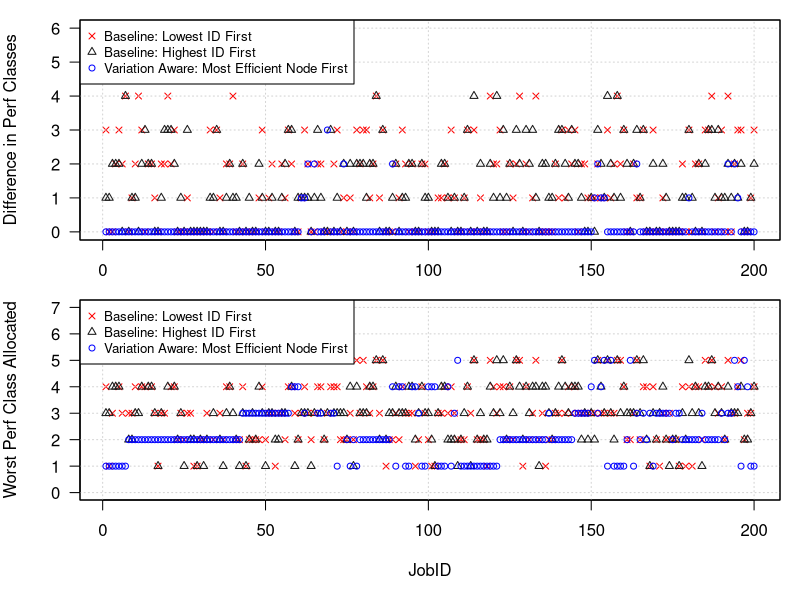
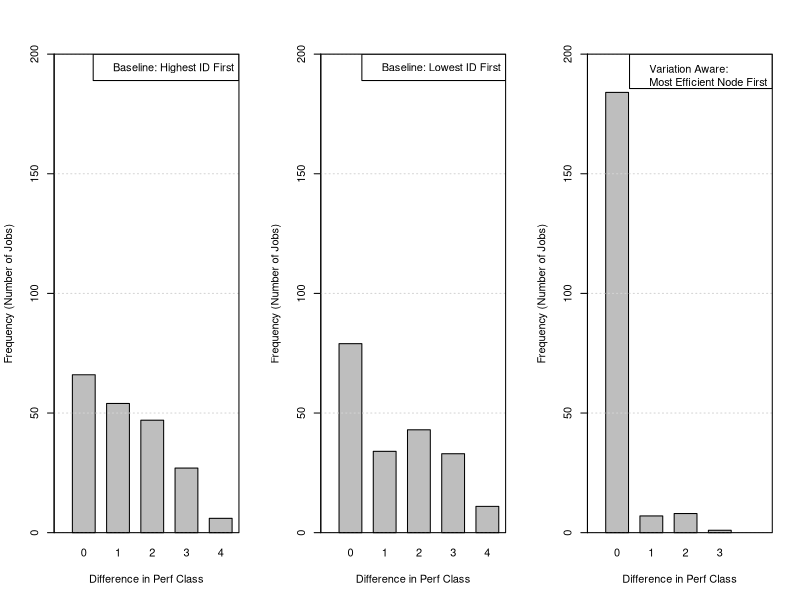
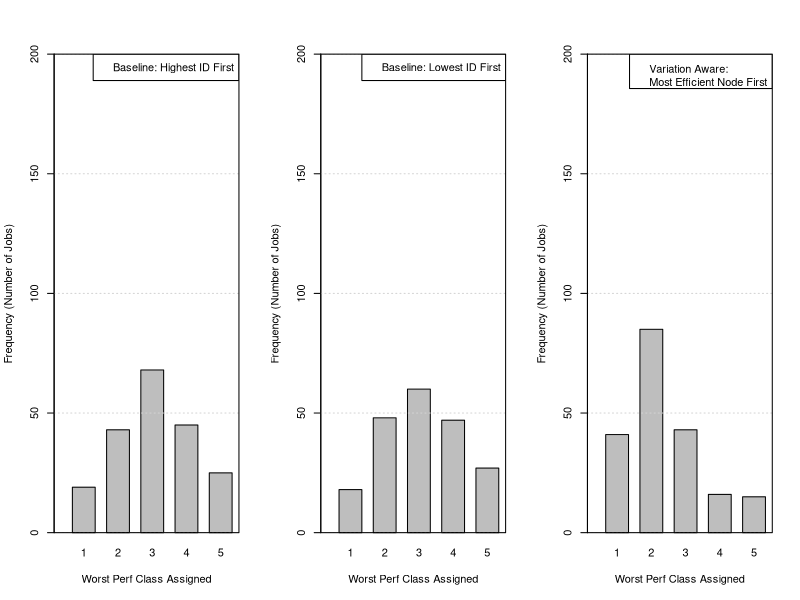

Source code (R) for these figures, in order:
bl<-read.table('baseline_low_fom.dat', header = TRUE)
bh<-read.table('baseline_high_fom.dat', header = TRUE)
v<-read.table('varaware_fom.dat', header = TRUE)

pdf ("fom_per_job.pdf", width=18, height=8)
par(mar = c(3,4,1,1), mfrow=c(2,1))

plot(bl$JobID, bl$Diff, xlab = "JobID", ylab = "Difference in Perf Classes", las = 1, pch = 4, col = 'red', cex = 0.8, ylim = c (0,6))
grid()
points(bh$JobID,bh$Diff, pch = 2, col = 'gray10', cex = 0.8)
points(v$JobID,v$Diff, pch = 1, col = 'blue', cex = 0.8)
legend("topleft", c("Baseline: Lowest ID First", "Baseline: Highest ID First", "Variation Aware: Most Efficient Node First"), pch = c(4, 2, 1), col = c('red', 'gray10', 'blue'), cex=0.8)
box()

par(mar = c(5,4,0,1))
plot(bl$JobID, bl$MaxPC, xlab = "JobID", ylab = "Worst Perf Class Allocated", las = 1, pch = 4, col = 'red', cex = 0.8, ylim = c (0,7))
grid()
points(bh$JobID,bh$MaxPC, pch = 2, col = 'gray10', cex = 0.8)
points(v$JobID,v$MaxPC, pch = 1, col = 'blue', cex = 0.8)
legend("topleft", c("Baseline: Lowest ID First", "Baseline: Highest ID First", "Variation Aware: Most Efficient Node First"), pch = c(4, 2, 1), col = c('red', 'gray10', 'blue'), cex=0.8)
box()
dev.off()

pdf('fom_hist.pdf', width=10, height=5)
par(mfrow=c(1,3))
barplot(table(bh$Diff), ylim=c(0,200), xlim=c(0,1.5), width = rep(0.2,5), space = rep (0.5,5), xlab="Difference in Perf Class", ylab = "Frequency (Number of Jobs)")
grid(NA,NULL)
legend('topright', "Baseline: Highest ID First")
box()


barplot(table(bl$Diff), ylim=c(0,200), xlim=c(0,1.5),width = rep(0.2,5), space = rep (0.5,5), xlab="Difference in Perf Class", ylab = "Frequency (Number of Jobs)")
grid(NA,NULL)
legend('topright', "Baseline: Lowest ID First")
box()

barplot(table(v$Diff), ylim=c(0,200), xlim=c(0,1.5),width = rep(0.2,4), space = rep (0.5,4), xlab="Difference in Perf Class", ylab = "Frequency (Number of Jobs)")
grid(NA,NULL)
legend('topright', "Variation Aware: \nMost Efficient Node First")
box()
dev.off()


pdf('fom_hist_worst_class.pdf', width=10, height=5)
par(mfrow=c(1,3))
barplot(table(bh$MaxPC), ylim=c(0,200), xlim=c(0,1.5), width = rep(0.2,5), space = rep (0.5,5), xlab="Worst Perf Class Assigned", ylab = "Frequency (Number of Jobs)")
grid(NA,NULL)
legend('topright', "Baseline: Highest ID First")
box()


barplot(table(bl$MaxPC), ylim=c(0,200), xlim=c(0,1.5),width = rep(0.2,5), space = rep (0.5,5), xlab="Worst Perf Class Assigned", ylab = "Frequency (Number of Jobs)")
grid(NA,NULL)
legend('topright', "Baseline: Lowest ID First")
box()

barplot(table(v$MaxPC), ylim=c(0,200), xlim=c(0,1.5),width = rep(0.2,5), space = rep (0.5,5), xlab="Worst Perf Class Assigned", ylab = "Frequency (Number of Jobs)")
grid(NA,NULL)
legend('topright', "Variation Aware: \nMost Efficient Node First")
box()
dev.off()

